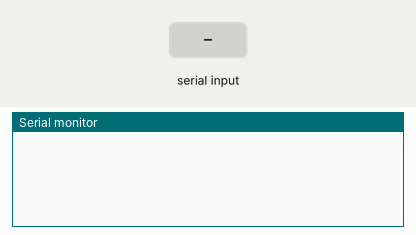
A sketch run on a simulated Arduino Uno, built with avr-gcc and run on an emulated ATmega328P. Shown: the last lines printed to the serial monitor. The inputs (shaded band) are chosen by the test bench.

Above: at 1.2 s.
1.3 s: "Godoi\n" received over Serial
At 2.1 s:
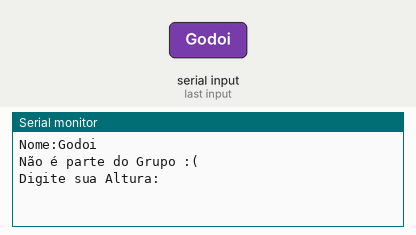
2.8 s: "90,45\n" received over Serial
At 4.0 s:
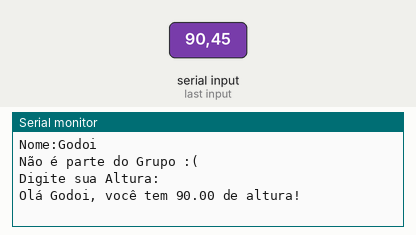
4.3 s: "30,150\n" received over Serial
At 5.5 s:
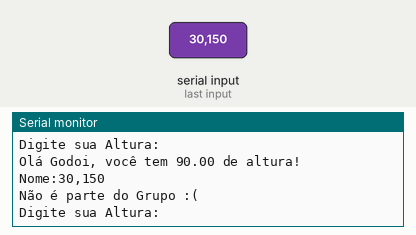
5.8 s: "0\n" received over Serial
At 6.4 s:
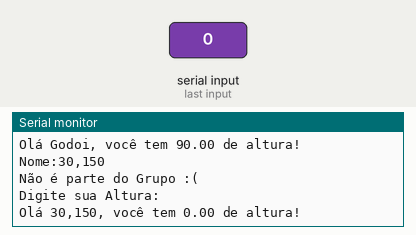
7.3 s: "1\n" received over Serial
At 8.5 s:
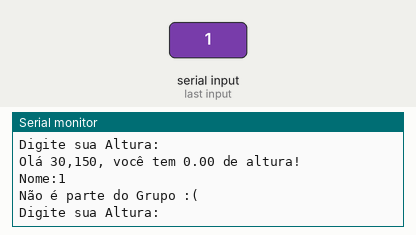
8.8 s: "5\n" received over Serial
At 9.8 s:
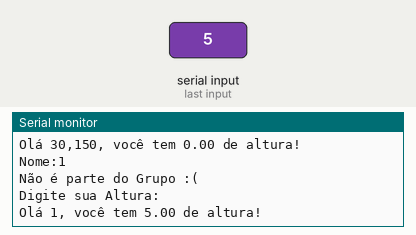

Measured:
- after the input at 1.3 s, the serial monitor: prints a new line at once (image 1)
- after the input at 2.8 s, the serial monitor: prints a new line at once (image 2)
- after the input at 4.3 s, the serial monitor: prints a new line at once (image 3)
- after the input at 5.8 s, the serial monitor: prints a new line at once (image 4)
- after the input at 7.3 s, the serial monitor: prints a new line at once (image 5)
- after the input at 8.8 s, the serial monitor: prints a new line at once (image 6)

The sketch:

version01.ino
```cpp
String getUserStringInput() {
  String userInput = "";

  if(Serial.available()){
    userInput = Serial.readStringUntil('\n');
  }

  return userInput;
}

String groupMembers[6] = {"Rafael", "Fabio", "Godoy", "Giuliano", "Yuri", "Marcelo"};
boolean verifyMember(String name){
  boolean isInGroupMembers = false;
  for(int i = 0; i < sizeof(groupMembers); i++){
    if(groupMembers[i] == name){
       isInGroupMembers = true;
    }
  }

  return isInGroupMembers;
}

void setup() {
  Serial.begin(9600);
}

boolean waitingUserInput = false;
void printAndWait(String text){
  if(!waitingUserInput){
      Serial.print(text);
      waitingUserInput = true;
   }
}

int state = 0;
String userName;

void loop() {
  if(state == 0){
    String userString = getUserStringInput();
    if(userString.length() > 0){
      userName = userString;
      Serial.print("\nNome:" + userName);
      if(verifyMember(userName)){
        Serial.print("\nEh parte do Grupo!");
        if(userString == "Godoi"){
          Serial.print("\nEh Godoi!");
        }
       } else {
          Serial.print("\nNão é parte do Grupo :(");
        }

      state = 1;
     }
  }else if(state == 1){
    printAndWait("\nDigite sua Altura: ");
    String userSecondString = getUserStringInput();
    if(userSecondString.length() > 0){
      waitingUserInput = false;
      float height = userSecondString.toFloat();
      Serial.print("\nOlá " + userName + ", você tem " + String(height) + " de altura!");
      state = 0;
    }
  }
}
```
